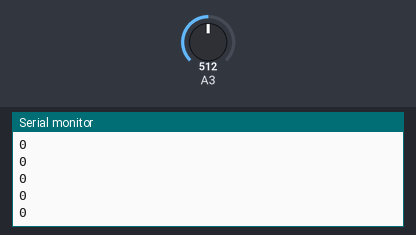
Simulated run of this sketch. Board: Arduino Uno, built with avr-gcc and run on an emulated ATmega328P. Shown: the last lines printed to the serial monitor. The inputs (shaded band) are chosen by the test bench; at power-on: A3 = 512.

Above: at 1.2 s.
1.3 s: A3 set to 716
At 2.3 s:
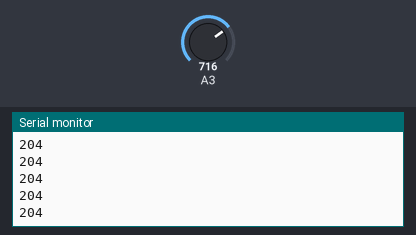
2.8 s: A3 set to 900
At 3.3 s:
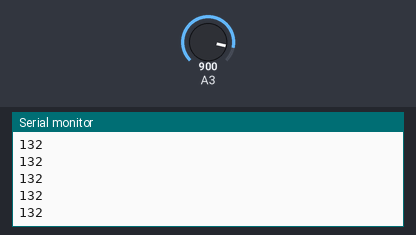
Timing chart, 0 to 5.8 s (numbered marks = the images above; inputs shaded):
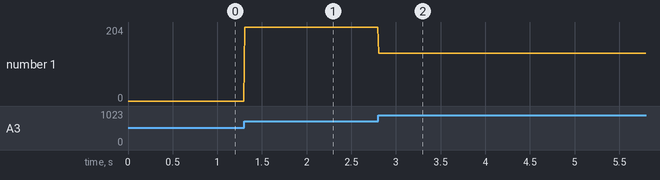

Measured:
- after the input at 1.3 s, the serial monitor: prints a new line at once (image 1)
- after the input at 2.8 s, the serial monitor: prints a new line at once (image 2)
- plotted number 1: 0 → 204 after the input at 1.3 s, 204 → 132 after the input at 2.8 s

The sketch:

LeituraAnalogicoArduino.ino
```cpp
byte sample;

void setup() {
  Serial.begin(115200);
  sample = 0;

}

void loop() {
  //255 = 3.3V
  sample = analogRead(17);
  Serial.println(sample);
  delay(10);
}
```
